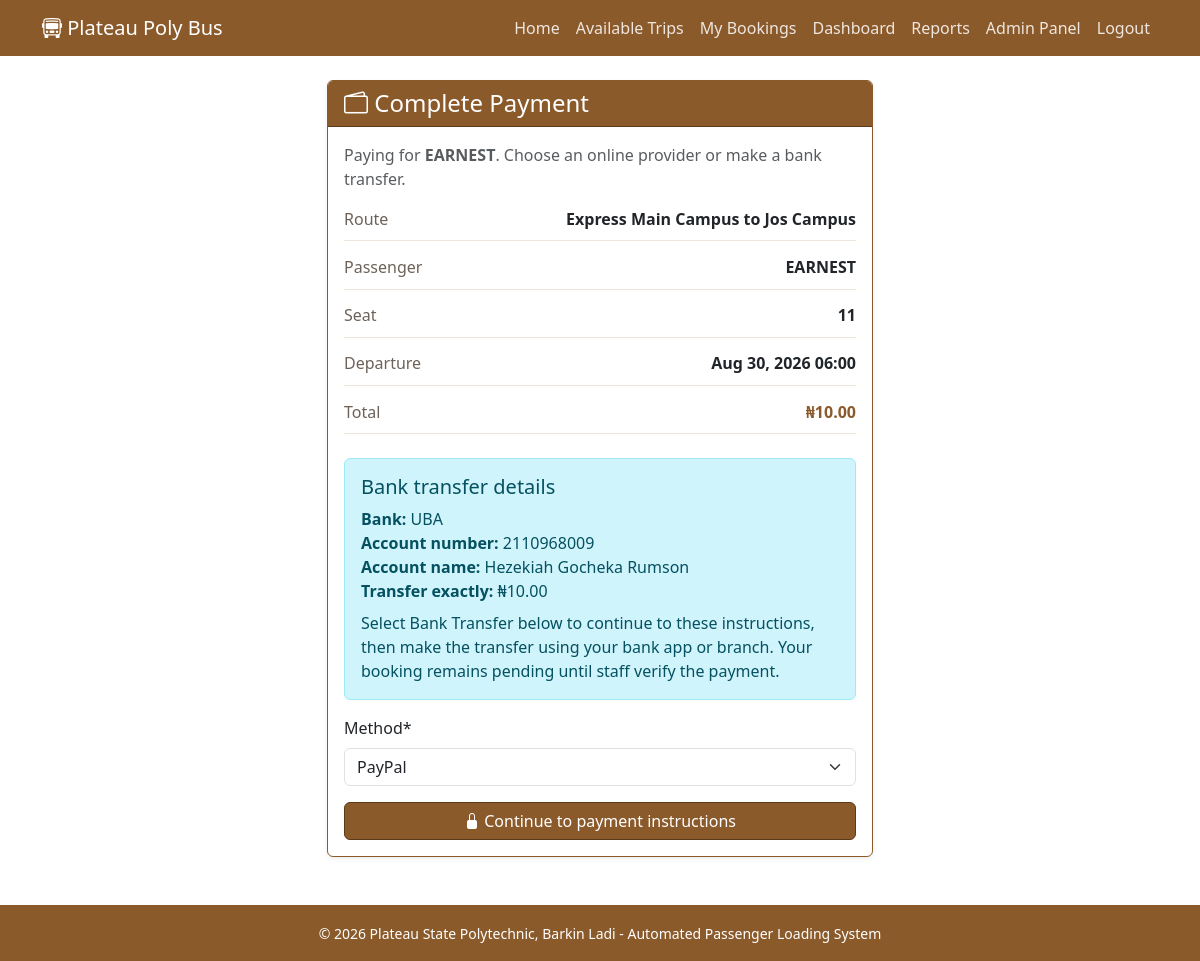
Screenshot of /payment/6/ (signed in) with the database file from the repository.
### passenger_loading/models.py (models this page shows, shortened)
class Booking(models.Model):
    PAYMENT_STATUS = [
        ('Pending', 'Pending'),
        ('Paid', 'Paid'),
        ('Failed', 'Failed'),
    ]
    trip = models.ForeignKey(Trip, on_delete=models.CASCADE)
    passenger = models.ForeignKey(Passenger, on_delete=models.CASCADE)
    seat_number = models.PositiveIntegerField()
    booking_date = models.DateTimeField(auto_now_add=True)
    payment_status = models.CharField(max_length=20, choices=PAYMENT_STATUS, default='Pending')
    class Meta:
        unique_together = ('trip', 'seat_number')

class Passenger(AbstractUser):
    matric_number = models.CharField(max_length=20, unique=True)
    phone = models.CharField(max_length=15, blank=True)
    profile_picture = models.ImageField(upload_to='profile_pics/', blank=True, null=True)

class Trip(models.Model):
    STATUS_CHOICES = [
        ('Scheduled', 'Scheduled'),
        ('In Progress', 'In Progress'),
        ('Completed', 'Completed'),
        ('Cancelled', 'Cancelled'),
    ]
    bus = models.ForeignKey(Bus, on_delete=models.CASCADE)
    route = models.ForeignKey(Route, on_delete=models.CASCADE)
    departure_time = models.DateTimeField()
    arrival_time = models.DateTimeField(blank=True, null=True)
    fare_amount = models.DecimalField(max_digits=8, decimal_places=2)
    status = models.CharField(max_length=20, choices=STATUS_CHOICES, default='Scheduled')

class Route(models.Model):
    route_name = models.CharField(max_length=100)
    origin = models.CharField(max_length=100)
    destination = models.CharField(max_length=100)

### passenger_loading/views.py (the view)
# urls.py: path('payment/<int:booking_id>/', views.payment, name='payment'),
@login_required
def payment(request, booking_id):
    booking = get_object_or_404(
        Booking.objects.select_related('trip', 'trip__route'),
        id=booking_id,
        passenger=request.user,
    )
    if booking.payment_status == 'Paid':
        return redirect('passenger_loading:receipt', booking_id=booking.id)
    provider = request.GET.get('provider')
    try:
        if provider == 'paypal' and request.GET.get('token'):
            verify_paypal_return(request.GET['token'], booking)
            email_sent = confirm_payment(
                booking,
                'PayPal',
                request.build_absolute_uri(reverse('passenger_loading:receipt', args=[booking.id])),
                request.build_absolute_uri(reverse('passenger_loading:receipt_pdf', args=[booking.id])),
            )
            if not email_sent:
                messages.warning(request, 'Payment was confirmed, but the receipt email could not be sent. Please contact the school office.')
            messages.success(request, f'Payment received. Booking confirmed for {booking.passenger.get_full_name() or booking.passenger.username}.')
            return redirect('passenger_loading:receipt', booking_id=booking.id)
        if provider == 'remita' and (request.GET.get('rrr') or request.GET.get('RRR')):
            verify_remita_return(request.GET.get('rrr') or request.GET['RRR'], booking)
            email_sent = confirm_payment(
                booking,
                'Remita',
                request.build_absolute_uri(reverse('passenger_loading:receipt', args=[booking.id])),
                request.build_absolute_uri(reverse('passenger_loading:receipt_pdf', args=[booking.id])),
            )
            if not email_sent:
                messages.warning(request, 'Payment was confirmed, but the receipt email could not be sent. Please contact the school office.')
            messages.success(request, f'Payment received. Booking confirmed for {booking.passenger.get_full_name() or booking.passenger.username}.')
            return redirect('passenger_loading:receipt', booking_id=booking.id)
    except PaymentProviderError as exc:
        messages.error(request, str(exc))
    if request.GET.get('cancelled') == '1':
        messages.info(request, 'Payment was cancelled. Your seat is not confirmed yet.')
    if request.method == 'POST':
        form = PaymentForm(request.POST)
        if form.is_valid():
            method = form.cleaned_data['method']
            if method == 'Bank Transfer':
                Payment.objects.update_or_create(
                    booking=booking,
                    defaults={
                        'amount': booking.trip.fare_amount,
                        'method': method,
                        'status': 'Pending',
                        'transfer_reference': '',
                        'paid_at': None,
                    },
                )
                messages.info(request, 'Make your bank transfer using the details below. Your booking remains pending until staff verify the payment.')
                return redirect(f'{reverse("passenger_loading:payment", args=[booking.id])}?bank_transfer=1')
            payment_url = request.build_absolute_uri(reverse('passenger_loading:payment', args=[booking.id]))
            cancel_url = f'{payment_url}?cancelled=1'
            try:
                if method == 'PayPal':
                    checkout_url = create_paypal_order(booking, f'{payment_url}?provider=paypal', cancel_url)
                else:
                    checkout_url = create_remita_checkout(booking, request.user, f'{payment_url}?provider=remita')
                return redirect(checkout_url)
            except PaymentProviderError as exc:
                messages.error(request, str(exc))
    else:
        form = PaymentForm()
    bank_transfer = Payment.objects.filter(
        booking=booking,
        method='Bank Transfer',
        status='Pending',
    ).first()
    return render(request, 'payment.html', {
        'booking': booking,
        'form': form,
        'bank_transfer': bank_transfer,
        'bank_transfer_selected': request.GET.get('bank_transfer') == '1',
        'bank_details': {
            'bank_name': settings.BANK_TRANSFER_BANK_NAME,
            'account_number': settings.BANK_TRANSFER_ACCOUNT_NUMBER,
            'account_name': settings.BANK_TRANSFER_ACCOUNT_NAME,
        },
    })

### passenger_loading/forms.py
class PaymentForm(forms.Form):
    method = forms.ChoiceField(choices=(
        ('PayPal', 'PayPal'),
        ('Remita', 'Remita'),
        ('Bank Transfer', 'Bank Transfer'),
    ))

### passenger_loading/templates/payment.html (shortened to what this page needs)
{% extends 'base.html' %}
{% load crispy_forms_tags %}
{% block content %}
<div class="row justify-content-center">
    <div class="col-lg-6">
        <div class="card shadow-sm border-oak">
            <div class="card-header bg-oak text-white">
                <h4 class="mb-0"><i class="bi bi-wallet2"></i> Complete Payment</h4>
            </div>
            <div class="card-body">
                <p class="text-muted">Paying for <strong>{{ booking.passenger.get_full_name|default:booking.passenger.username }}</strong>. Choose an online provider or make a bank transfer.</p>
                <div class="payment-summary mb-4">
                    <div><span>Route</span><strong>{{ booking.trip.route.route_name }}</strong></div>
                    <div><span>Passenger</span><strong>{{ booking.passenger.get_full_name|default:booking.passenger.username }}</strong></div>
                    <div><span>Seat</span><strong>{{ booking.seat_number }}</strong></div>
                    <div><span>Departure</span><strong>{{ booking.trip.departure_time|date:"M d, Y H:i" }}</strong></div>
                    <div><span>Total</span><strong class="text-oak">₦{{ booking.trip.fare_amount }}</strong></div>
                </div>
                <div class="alert alert-info">
                    <h5>Bank transfer details</h5>
                    <div><strong>Bank:</strong> {{ bank_details.bank_name }}</div>
                    <div><strong>Account number:</strong> {{ bank_details.account_number }}</div>
                    <div><strong>Account name:</strong> {{ bank_details.account_name }}</div>
                    <div><strong>Transfer exactly:</strong> ₦{{ booking.trip.fare_amount }}</div>
                    <p class="mb-0 mt-2">Select Bank Transfer below to continue to these instructions, then make the transfer using your bank app or branch. Your booking remains pending until staff verify the payment.</p>
                </div>
                {% if not bank_transfer_selected %}
                    <form method="post">
                        {{ form|crispy }}
                        <button type="submit" class="btn btn-oak w-100"><i class="bi bi-lock-fill"></i> Continue to payment instructions</button>
                    </form>
                {% endif %}
            </div>
        </div>
    </div>
</div>
{% endblock %}

### passenger_loading/static/css/oak.css (style rules this page uses)
:root { --oak-dark: #5a3a1a; --oak-medium: #8B5A2B; --oak-light: #D2B48C; --oak-lighter: #f5ede4; --oak-gold: #c49a6c; }
.bg-oak { background-color: var(--oak-medium) !important; }
.text-oak { color: var(--oak-medium) !important; }
.border-oak { border-color: var(--oak-medium) !important; }
.btn-oak { background-color: var(--oak-medium); color: white; border: 1px solid var(--oak-dark); }
.card-header.bg-oak { background-color: var(--oak-medium) !important; border-bottom: 1px solid var(--oak-dark); }
.payment-summary, .receipt-grid { display: grid; gap: 0.85rem; }
.payment-summary > div, .receipt-grid > div { display: flex; justify-content: space-between; gap: 1rem; border-bottom: 1px solid #eee4da; padding-bottom: 0.6rem; }
.payment-summary span, .receipt-grid span { color: #6c6259; }

### rows the page displays
Booking: passenger.get_full_name "EARNEST", trip.route.route_name "Express Main Campus to Jos Campus", seat_number "11", trip.departure_time "Aug 30, 2026 06:00", trip.fare_amount "10.00"

### other values shown
{{ bank_details.bank_name }} "UBA"
{{ bank_details.account_number }} "2110968009"
{{ bank_details.account_name }} "Hezekiah Gocheka Rumson"
